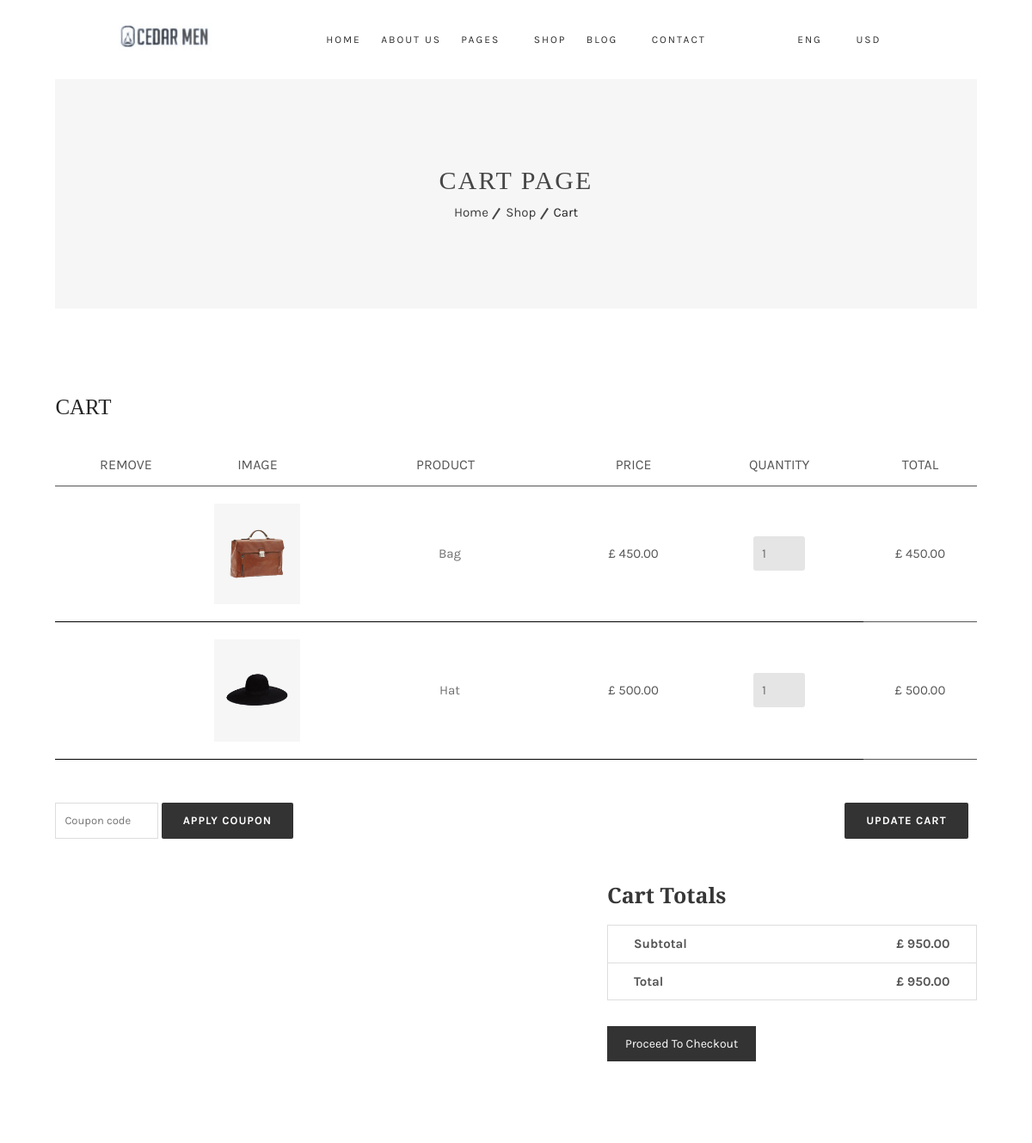
/cart/ (signed in, upper part), run on an earlier commit of the app's database.
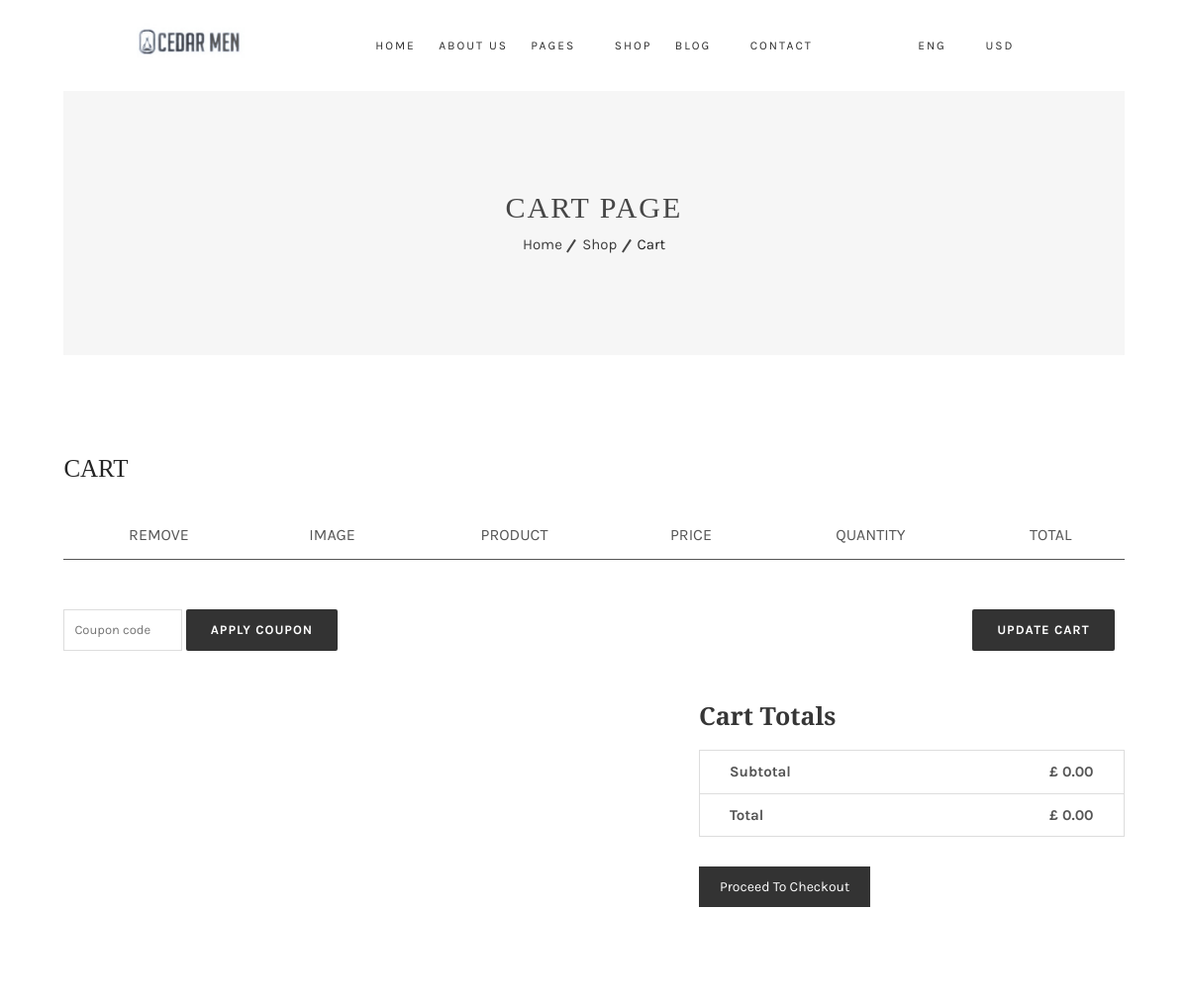
And on a later commit of the database.
### cart/models.py (models this page shows, shortened)
class CartItem(models.Model):
    cart = models.ForeignKey(Cart, on_delete=models.CASCADE, related_name='items')
    product = models.ForeignKey(Product, on_delete=models.CASCADE)
    quantity = models.PositiveIntegerField(default=1)
    color = models.ForeignKey(Color, on_delete=models.SET_NULL, blank=True, null=True)
    size = models.ForeignKey(Size, on_delete=models.SET_NULL, blank=True, null=True)
    def subtotal(self):
        return self.product.price * self.quantity

class Cart(models.Model):
    user = models.ForeignKey(
        settings.AUTH_USER_MODEL,
        on_delete=models.CASCADE,
        blank=True,
        null=True
    )
    session_key = models.CharField(max_length=40, blank=True, null=True)
    created_at = models.DateTimeField(auto_now_add=True)
    updated_at = models.DateTimeField(auto_now=True)
    def total_price(self):
        return sum(item.subtotal() for item in self.items.all())

### ecommerce/models.py (models this page shows, shortened)
class Product(models.Model):
    name = models.CharField(max_length=255)
    price = models.DecimalField(max_digits=10, decimal_places=2)
    slug = models.SlugField(max_length=255, unique=True, blank=True)
    old_price = models.DecimalField(max_digits=10, decimal_places=2, blank=True, null=True)
    category = models.ForeignKey('Category', on_delete=models.SET_NULL, null=True, blank=True, default=1)
    stock = models.IntegerField()
    colors = models.ManyToManyField(Color, blank=True)
    image = models.ImageField(upload_to='products/')
    product_cart = models.BooleanField(default=False)
    sizes = models.ManyToManyField(Size, blank=True)
    description = models.TextField(blank=True, null=True)
    more_info = models.TextField(blank=True, null=True)
    composition = models.CharField(max_length=255, blank=True, null=True)
    style = models.CharField(max_length=255, blank=True, null=True)
    properties = models.CharField(max_length=255, blank=True, null=True)
    created_at = models.DateTimeField(default=timezone.now)

### cart/views.py (the view)
# urls.py: path('', cart_summary, name='cart_summary'),
def cart_summary(request):
    cart = get_cart(request)
    context = {'cart': cart}
    return render(request, 'cart.html', context)

### cart/context_processors.py (called while the page is built)
def cart_summary(request):
    return {
        'cart': get_cart(request)
    }

### cart/utils.py (called while the page is built)
def get_cart(request):
    if request.user.is_authenticated:
        cart, created = Cart.objects.get_or_create(user=request.user)
    else:
        session_key = request.session.session_key
        if not session_key:
            request.session.create()
            session_key = request.session.session_key
        cart, created = Cart.objects.get_or_create(session_key=session_key)
    return cart

### templates/cart.html (shortened to what the changed rows need)
{% extends 'base.html' %}
{% load static %}
{% block content %}
            <div class="breadcrumb-area">
                <div class="container-fluid text-center">
                    <div class="breadcrumb-stye gray-bg ptb-100">
                        <h2 class="page-title">cart page</h2>
                    </div>
                </div>
            </div>
            <div class="cart-main-area ptb-100">
                <div class="container-fluid">
                    <div class="row">
                        <div class="col-xl-12 col-lg-12 col-md-12 col-12">
                            <h1 class="cart-heading">Cart</h1>
                            <form action="#">
                                <div class="table-content table-responsive">
                                    <table class="table">
                                        <thead>
                                            <tr>
                                                <th class="product-name">Remove</th>
                                                <th class="product-price">Image</th>
                                                <th class="product-name">Product</th>
                                                <th class="product-price">Price</th>
                                                <th class="product-quantity">Quantity</th>
                                                <th class="product-subtotal">Total</th>
                                            </tr>
                                        </thead>
                                        <tbody>
                                            {% for item in cart.items.all %}
                                            <tr data-item-id="{{ item.id }}">
                                                <td class="product-remove">
                                                    <a href="#" class="remove-item"><i class="fa fa-times"></i></a>
                                                </td>
                                                <td class="product-thumbnail">
                                                    <a href="#"><img src="{{ item.product.image.url }}" alt="{{ item.product.name }}" style="max-width:100px;"></a>
                                                </td>
                                                <td class="product-name">
                                                    <a href="#">{{ item.product.name }}</a>
                                                </td>
                                                <td class="product-price"><span class="amount">£ {{ item.product.price }}</span></td>
                                                <td class="product-quantity">
                                                    <input value="{{ item.quantity }}" type="number" min="1" class="item-quantity">
                                                </td>
                                                <td class="product-subtotal">£ {{ item.subtotal|floatformat:2 }}</td>
                                            </tr>
                                            {% endfor %}
                                        </tbody>
                                    </table>
                                </div>
                                <div class="row">
                                    <div class="col-lg-5 ms-auto col-md-12 col-12">
                                        <div class="cart-total">
                                            <h2>Cart totals</h2>
                                            <ul>
                                                <li>Subtotal <span id="cart-total">£ {{ cart.total_price|floatformat:2 }}</span></li>
                                                <li>Total <span id="cart-total">£ {{ cart.total_price|floatformat:2 }}</span></li>
                                            </ul>
                                        </div>
                                    </div>
                                </div>
                            </form>
                        </div>
                    </div>
                </div>
            </div>
{% endblock %}

What changed in the data, as far as the page shows it:
removed CartItem: product.image (picture), product.name "Bag", product.price "450.00", quantity "1", subtotal "450.00"
removed CartItem: product.image (picture), product.name "Hat", product.price "500.00", quantity "1", subtotal "500.00"
removed Cart: total_price "950.00"
now on this page (row edited): Cart: total_price "0.00"
